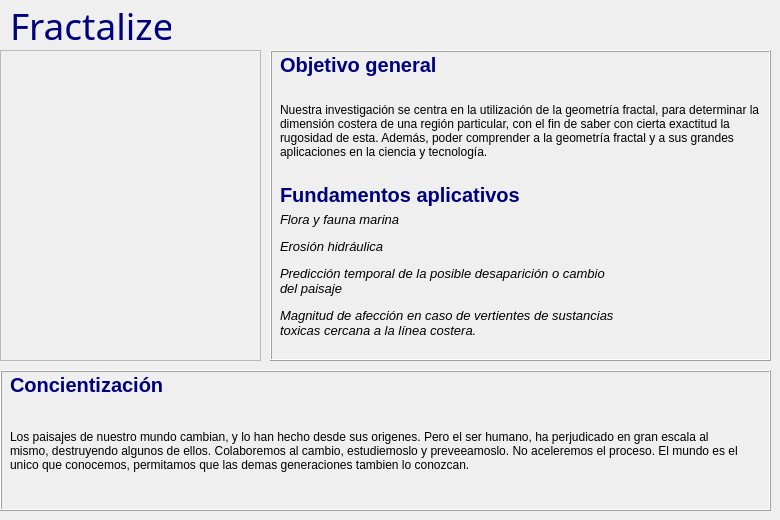
    <widget class="QWidget" name="tab">
     <attribute name="title">
      <string>Menu</string>
     </attribute>
     <widget class="QLabel" name="label">
      <property name="geometry">
       <rect>
        <x>0</x>
        <y>50</y>
        <width>261</width>
        <height>311</height>
       </rect>
      </property>
      <property name="frameShape">
       <enum>QFrame::StyledPanel</enum>
      </property>
      <property name="frameShadow">
       <enum>QFrame::Sunken</enum>
      </property>
      <property name="text">
       <string/>
      </property>
      <property name="pixmap">
       <pixmap>Logo/Fractalize.jpg</pixmap>
      </property>
      <property name="scaledContents">
       <bool>true</bool>
      </property>
     </widget>
     <widget class="QLabel" name="label_2">
      <property name="geometry">
       <rect>
        <x>10</x>
        <y>0</y>
        <width>161</width>
        <height>41</height>
       </rect>
      </property>
      <property name="palette">
       <palette>
        <active>
         <colorrole role="Text">
          <brush brushstyle="SolidPattern">
           <color alpha="255">
            <red>144</red>
            <green>161</green>
            <blue>200</blue>
           </color>
          </brush>
         </colorrole>
         <colorrole role="PlaceholderText">
          <brush brushstyle="SolidPattern">
           <color alpha="128">
            <red>144</red>
            <green>161</green>
            <blue>200</blue>
           </color>
          </brush>
         </colorrole>
        </active>
        <inactive>
         <colorrole role="Text">
          <brush brushstyle="SolidPattern">
           <color alpha="255">
            <red>144</red>
            <green>161</green>
            <blue>200</blue>
           </color>
          </brush>
         </colorrole>
         <colorrole role="PlaceholderText">
          <brush brushstyle="SolidPattern">
           <color alpha="128">
            <red>144</red>
            <green>161</green>
            <blue>200</blue>
           </color>
          </brush>
         </colorrole>
        </inactive>
        <disabled>
         <colorrole role="Text">
          <brush brushstyle="SolidPattern">
           <color alpha="255">
            <red>120</red>
            <green>120</green>
            <blue>120</blue>
           </color>
          </brush>
         </colorrole>
         <colorrole role="PlaceholderText">
          <brush brushstyle="SolidPattern">
           <color alpha="128">
            <red>0</red>
            <green>0</green>
            <blue>0</blue>
           </color>
          </brush>
         </colorrole>
        </disabled>
       </palette>
      </property>
      <property name="font">
       <font>
        <family>Mongolian Baiti</family>
        <pointsize>28</pointsize>
        <italic>false</italic>
       </font>
      </property>
      <property name="autoFillBackground">
       <bool>true</bool>
      </property>
      <property name="frameShape">
       <enum>QFrame::NoFrame</enum>
      </property>
      <property name="frameShadow">
       <enum>QFrame::Plain</enum>
      </property>
      <property name="lineWidth">
       <number>1</number>
      </property>
      <property name="midLineWidth">
       <number>0</number>
      </property>
      <property name="text">
       <string>&lt;html&gt;&lt;head/&gt;&lt;body&gt;&lt;p&gt;&lt;span style=&quot; color:#00007f;&quot;&gt;Fractalize&lt;/span&gt;&lt;/p&gt;&lt;/body&gt;&lt;/html&gt;</string>
      </property>
      <property name="textFormat">
       <enum>Qt::AutoText</enum>
      </property>
      <property name="alignment">
       <set>Qt::AlignCenter</set>
      </property>
     </widget>
     <widget class="QFrame" name="frame">
      <property name="geometry">
       <rect>
        <x>270</x>
        <y>50</y>
        <width>501</width>
        <height>311</height>
       </rect>
      </property>
      <property name="autoFillBackground">
       <bool>true</bool>
      </property>
      <property name="frameShape">
       <enum>QFrame::Box</enum>
      </property>
      <property name="frameShadow">
       <enum>QFrame::Raised</enum>
      </property>
      <widget class="QLabel" name="label_3">
       <property name="geometry">
        <rect>
         <x>10</x>
         <y>0</y>
         <width>161</width>
         <height>31</height>
        </rect>
       </property>
       <property name="font">
        <font>
         <family>MS Sans Serif</family>
         <pointsize>15</pointsize>
         <weight>75</weight>
         <italic>false</italic>
         <bold>true</bold>
        </font>
       </property>
       <property name="text">
        <string>&lt;html&gt;&lt;head/&gt;&lt;body&gt;&lt;p&gt;&lt;span style=&quot; color:#00007f;&quot;&gt;Objetivo general&lt;/span&gt;&lt;/p&gt;&lt;/body&gt;&lt;/html&gt;</string>
       </property>
      </widget>
      <widget class="QLabel" name="label_4">
       <property name="geometry">
        <rect>
         <x>10</x>
         <y>30</y>
         <width>481</width>
         <height>101</height>
        </rect>
       </property>
       <property name="autoFillBackground">
        <bool>true</bool>
       </property>
       <property name="text">
        <string>Nuestra investigación se centra en la utilización de la geometría fractal, para determinar la dimensión costera de una región particular, con el fin de saber con cierta exactitud la rugosidad de esta. Además, poder comprender a la geometría fractal y a sus grandes aplicaciones en la ciencia y tecnología.</string>
       </property>
       <property name="scaledContents">
        <bool>true</bool>
       </property>
       <property name="wordWrap">
        <bool>true</bool>
       </property>
       <property name="buddy">
        <cstring></cstring>
       </property>
      </widget>
      <widget class="QLabel" name="label_5">
       <property name="geometry">
        <rect>
         <x>10</x>
         <y>160</y>
         <width>341</width>
         <height>131</height>
        </rect>
       </property>
       <property name="font">
        <font>
         <family>MS Sans Serif</family>
         <pointsize>10</pointsize>
         <italic>true</italic>
        </font>
       </property>
       <property name="autoFillBackground">
        <bool>true</bool>
       </property>
       <property name="text">
        <string>&lt;html&gt;&lt;head/&gt;&lt;body&gt;&lt;p&gt;Flora y fauna marina&lt;/p&gt;&lt;p&gt;Erosión hidráulica&lt;/p&gt;&lt;p&gt;Predicción temporal de la posible desaparición o cambio del paisaje&lt;/p&gt;&lt;p&gt;Magnitud de afección en caso de vertientes de sustancias toxicas cercana a la línea costera.&lt;/p&gt;&lt;/body&gt;&lt;/html&gt;</string>
       </property>
       <property name="scaledContents">
        <bool>true</bool>
       </property>
       <property name="wordWrap">
        <bool>true</bool>
       </property>
       <property name="buddy">
        <cstring></cstring>
       </property>
      </widget>
      <widget class="QLabel" name="label_6">
       <property name="geometry">
        <rect>
         <x>10</x>
         <y>130</y>
         <width>241</width>
         <height>31</height>
        </rect>
       </property>
       <property name="font">
        <font>
         <family>MS Sans Serif</family>
         <pointsize>15</pointsize>
         <weight>75</weight>
         <italic>false</italic>
         <bold>true</bold>
        </font>
       </property>
       <property name="text">
        <string>&lt;html&gt;&lt;head/&gt;&lt;body&gt;&lt;p&gt;&lt;span style=&quot; color:#00007f;&quot;&gt;Fundamentos aplicativos&lt;/span&gt;&lt;/p&gt;&lt;/body&gt;&lt;/html&gt;</string>
       </property>
      </widget>
     </widget>
     <widget class="QFrame" name="frame_12">
      <property name="geometry">
       <rect>
        <x>0</x>
        <y>370</y>
        <width>771</width>
        <height>141</height>
       </rect>
      </property>
      <property name="autoFillBackground">
       <bool>true</bool>
      </property>
      <property name="frameShape">
       <enum>QFrame::Box</enum>
      </property>
      <property name="frameShadow">
       <enum>QFrame::Raised</enum>
      </property>
      <widget class="QLabel" name="label_39">
       <property name="geometry">
        <rect>
         <x>10</x>
         <y>0</y>
         <width>161</width>
         <height>31</height>
        </rect>
       </property>
       <property name="font">
        <font>
         <family>MS Sans Serif</family>
         <pointsize>15</pointsize>
         <weight>75</weight>
         <italic>false</italic>
         <bold>true</bold>
        </font>
       </property>
       <property name="text">
        <string>&lt;html&gt;&lt;head/&gt;&lt;body&gt;&lt;p&gt;&lt;span style=&quot; color:#00007f;&quot;&gt;Concientización&lt;/span&gt;&lt;/p&gt;&lt;/body&gt;&lt;/html&gt;</string>
       </property>
      </widget>
      <widget class="QLabel" name="label_40">
       <property name="geometry">
        <rect>
         <x>10</x>
         <y>30</y>
         <width>731</width>
         <height>101</height>
        </rect>
       </property>
       <property name="autoFillBackground">
        <bool>true</bool>
       </property>
       <property name="text">
        <string>Los paisajes de nuestro mundo cambian, y lo han hecho desde sus origenes. Pero el ser humano, ha perjudicado en gran escala al mismo, destruyendo algunos de ellos. Colaboremos al cambio, estudiemoslo y preveeamoslo. No aceleremos el proceso. El mundo es el unico que conocemos, permitamos que las demas generaciones tambien lo conozcan.</string>
       </property>
       <property name="scaledContents">
        <bool>true</bool>
       </property>
       <property name="wordWrap">
        <bool>true</bool>
       </property>
       <property name="buddy">
        <cstring></cstring>
       </property>
      </widget>
     </widget>
    </widget>
